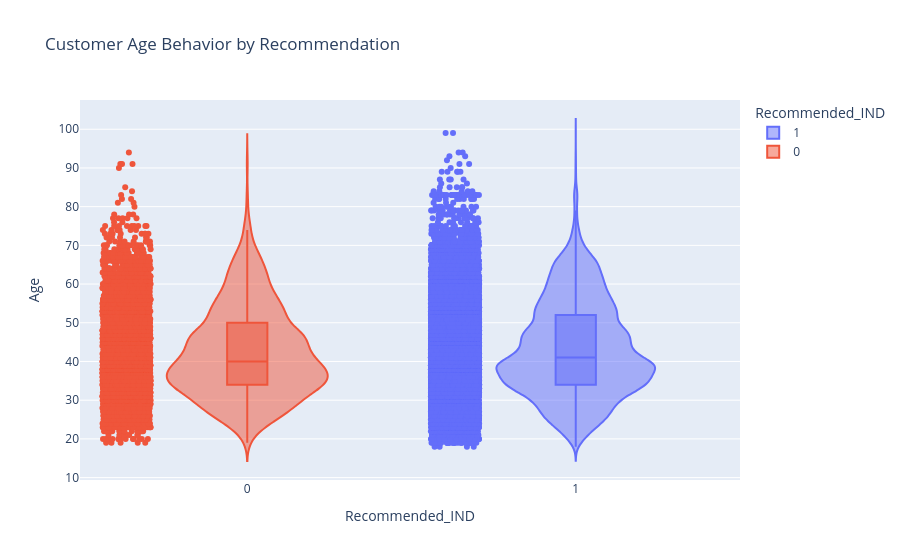

Source (notebook cell):
### Code cell
fig = px.violin(
    df,
    x='Recommended_IND',
    y='Age',
    box=True,
    points="all",
    color='Recommended_IND',
    title='Customer Age Behavior by Recommendation'
)
fig.show()

### Figure 1 — Plotly figure (JSON) as saved in the notebook; plotly's stock layout.template omitted (floating-point values rounded to 4 significant figures; data arrays with more than 128 entries replaced by an {"elided": "..."} marker saying what was removed)
{"data": [{"alignmentgroup": "True", "box": {"visible": true}, "hovertemplate": "Recommended_IND=%{x}<br>Age=%{y}<extra></extra>", "legendgroup": "1", "marker": {"color": "#636efa"}, "name": "1", "offsetgroup": "1", "orientation": "v", "points": "all", "scalegroup": "True", "showlegend": true, "type": "violin", "x": {"elided": "19279 int values"}, "x0": " ", "xaxis": "x", "y": {"elided": "19279 int values"}, "y0": " ", "yaxis": "y"}, {"alignmentgroup": "True", "box": {"visible": true}, "hovertemplate": "Recommended_IND=%{x}<br>Age=%{y}<extra></extra>", "legendgroup": "0", "marker": {"color": "#EF553B"}, "name": "0", "offsetgroup": "0", "orientation": "v", "points": "all", "scalegroup": "True", "showlegend": true, "type": "violin", "x": {"elided": "4172 int values"}, "x0": " ", "xaxis": "x", "y": {"elided": "4172 int values"}, "y0": " ", "yaxis": "y"}], "layout": {"legend": {"title": {"text": "Recommended_IND"}, "tracegroupgap": 0}, "title": {"text": "Customer Age Behavior by Recommendation"}, "violinmode": "overlay", "xaxis": {"anchor": "y", "categoryarray": [1, 0], "categoryorder": "array", "domain": [0, 1], "title": {"text": "Recommended_IND"}}, "yaxis": {"anchor": "x", "domain": [0, 1], "title": {"text": "Age"}}}}
